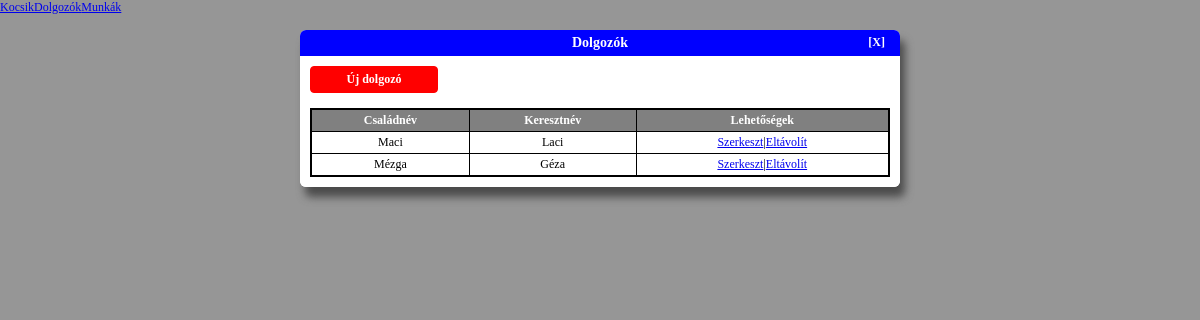
Screenshot of /index.php/dolgozok with the database file from the repository.
### tables this page shows
CREATE TABLE "dolgozok" (
	dolgozoid INTEGER NOT NULL PRIMARY KEY AUTOINCREMENT,
	csaladnev TEXT NOT NULL,
	keresztnev TEXT NOT NULL);

### application/controllers/dolgozok.php (called while the page is built, shortened)
<?php
class Dolgozok extends CI_Controller {
	public function __construct() {
		$this->load->model('Dolgozok_model');
		$this->load->helper(array('form', 'url'));
		$this->load->library('form_validation');
	}
	public function index() {
		$data['dolgozok'] = $this->Dolgozok_model->getAllDolgozok();
		$partialviews = [
			'header' => $this->load->view('partials/header_view','', TRUE),
			'menu' => $this->load->view('partials/menu_view', '', TRUE),
			'content' => $this->load->view('admin/dolgozok/dolgozok_list_view', $data, TRUE),
			'footer' => $this->load->view('partials/footer_view', '', TRUE)
		];
		$this->load->view('public_template_view', $partialviews);
	}
}

### index.php (called while the page is built, shortened)
<?php
require_once BASEPATH.'core/CodeIgniter.php';

### application/models/Dolgozok_model.php (called while the page is built, shortened)
<?php
class Dolgozok_model extends CI_Model {
    public function getAllDolgozok() {
        $query = $this->db->get('dolgozok');
        return $query->result_array();
    }
}
?>

### application/views/admin/dolgozok/dolgozok_list_view.php (the view)
<div class="adminform-container">
    <div class="adminform-title">
        <span>Dolgozók</span>
        <?php echo(anchor('home/index','[X]',array('class' => 'cancel-button'))); ?>
    </div>
    <div class="adminform-body">
        <?php echo(anchor('dolgozok/create','Új dolgozó','class="itemcreate-button"')); ?>
        <br />
        <table class="listview-table">
            <tr>
                <th class="listview-rowheader">Családnév</th>
                <th class="listview-rowheader">Keresztnév</th>
                <th class="listview-rowheader">Lehetőségek</th>
            </tr>
            <?php
            foreach ($dolgozok as $dolgozo_item):
                ?><tr class="listview-row">
                    <td class="listview-cell"><?php echo($dolgozo_item['csaladnev']); ?></td>
                    <td class="listview-cell"><?php echo($dolgozo_item['keresztnev']); ?></td>
                    <td class="listview-cell"><?php
                        echo(anchor('dolgozok/edit/'.$dolgozo_item['dolgozoid'],'Szerkeszt'));
                        echo('|');
                        echo(anchor('dolgozok/delete/'.$dolgozo_item['dolgozoid'],'Eltávolít'));
                    ?></td>
                </tr>
            <?php endforeach; ?>
        </table>
    </div>
</div>

### css/mainStyles.css (style rules this page uses)
body { margin: 0px; padding: 0px; width: 100%; font-family: 'Lucida Sans Unicode'; font-size: 12px; background-color: rgb(150,150,150); }
.adminform-container { padding: 0px; margin: 15px 25%; background-color: white; border-radius: 6px; border: none; box-shadow: 5px 10px 8px rgb(75,75,75); position: relative; }
.adminform-title { padding: 5px; margin: 0px; border-radius: 6px 6px 0px 0px; background-color: blue; color: white; font-weight: bold; font-size: 14px; text-align: center; }
.adminform-body { padding: 10px; margin: 0px; border-radius: 0px 0px 6px 6px; background-color: white; color: black; font-size: 12px; word-wrap: normal; }

### css/tableStyles.css (style rules this page uses)
.listview-table { width: 100%; margin: 0px; padding: 0px; border-collapse: collapse; border: 2px solid black; }
.listview-rowheader { padding: 3px; margin: 0px; color: white; background-color: grey; font-weight: bold; text-align: center; border: 1px solid black; }
.listview-row { background-color: white; }
.listview-cell { padding: 3px; margin: 0px; text-align: center; border: 1px solid black; }

### css/controlStyles.css (style rules this page uses)
.itemcreate-button:link, .itemcreate-button:visited { margin: 0px; padding: 5px; width: 20%; background-color: rgb(255,0,0); color: white; border: 1px solid rgb(255,0,0); border-radius: 4px; font-weight: bold; text-align: center; text-decoration: none; display: block; }
a.cancel-button:link, a.cancel-button:visited { position: absolute; top: 5px; right: 15px; background-color: rgb(0, 0, 250); color: white; padding: 0px; margin: 0px; text-align: center; text-decoration: none; font-size: 12px; font-weight: bold; }

### rows the page displays
dolgozok: csaladnev "Maci", keresztnev "Laci", dolgozoid "Szerkeszt", dolgozoid "Eltávolít"
dolgozok: csaladnev "Mézga", keresztnev "Géza", dolgozoid "Szerkeszt", dolgozoid "Eltávolít"

### other values shown
anchor("kocsik/index","Kocsik",'') "Kocsik"
anchor("dolgozok/index", "Dolgozók",'') "Dolgozók"
anchor("munkak/index", "Munkák",'') "Munkák"
anchor('home/index','[X]',array('class' => 'cancel-button')) "[X]"
anchor('dolgozok/create','Új dolgozó','class="itemcreate-button"') "Új dolgozó"
